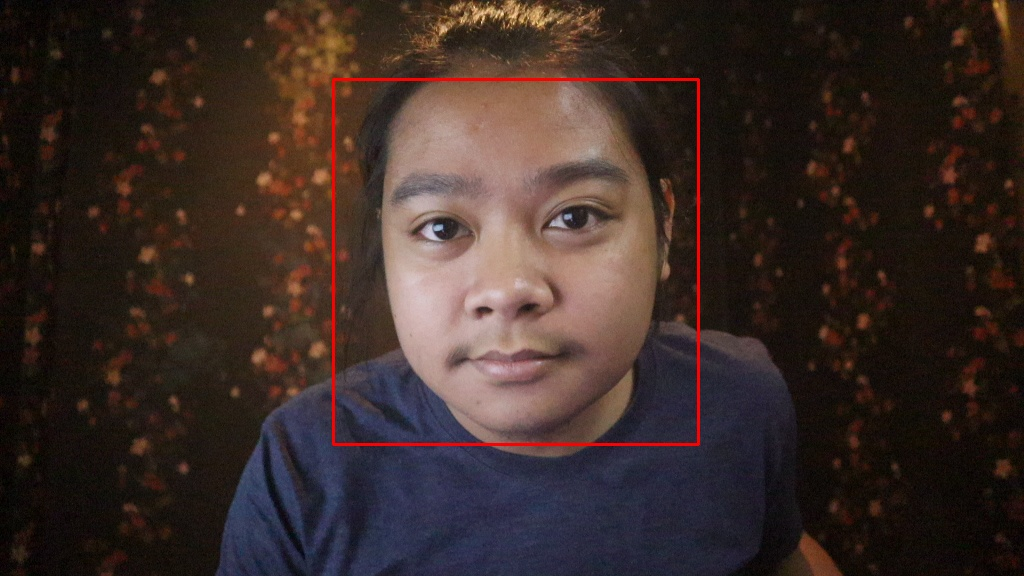
#> input picture Webcam/dataWajah/wajah.1.1.jpg, 1024 x 576 px; its folder holds only this picture in this run
$ python latihWajah.py
#> lines starting #> are read from the running program, lines starting #| are printed output that depends on the picture
import cv2
import os
import numpy as np
from PIL import Image

wajahDir = 'dataWajah'
latihDir = 'latihWajah'


def getImageLabel(path):
#> called with path = 'dataWajah'
    imagePaths = [os.path.join(path, f) for f in os.listdir(path)]
    faceSample = []
    faceIDs = []
    for imagePath in imagePaths:
        PILImg = Image.open(imagePath).convert('L')
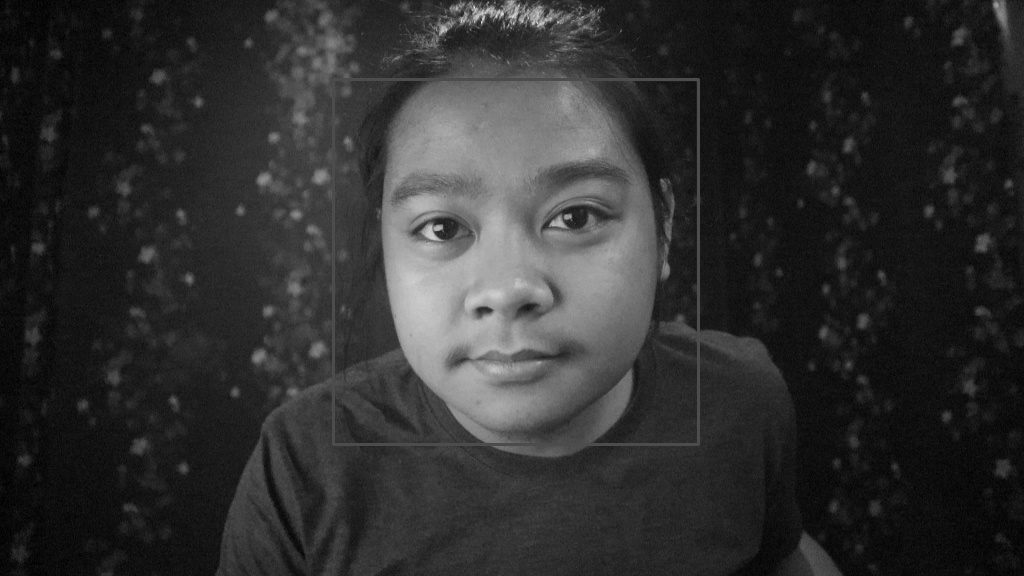
#> PILImg: PIL image 1024x576 L; min 0, max 232, mean 47.5
        imgNum = np.array(PILImg, 'uint8')
        faceID = int(os.path.split(imagePath)[-1].split(".")[1])
        faces = faceDetector.detectMultiScale(imgNum)
#> faces = [[338, 83, 353, 353]]
        for (x, y, w, h) in faces:
            faceSample.append(imgNum[y:y+h, x:x+w])
            faceIDs.append(faceID)
#> this loop made 1 pass
#> after the loop, faceIDs = [1]; faceSample = 1 item
        return faceSample, faceIDs


faceRecognizer = cv2.face.LBPHFaceRecognizer_create()
faceDetector = cv2.CascadeClassifier('haarcascade_frontalface_default.xml')
print('Mesin sedang melakukan training data wajah. Tunggu dalam beberapa saat.')
faces, IDs = getImageLabel(wajahDir)
#> faces = 1 item; IDs = [1]
faceRecognizer.train(faces, np.array(IDs))
# simpan
faceRecognizer.save(latihDir+'/training.xml')
print('Sebanyak {0} data wajah telah ditrainingkan ke mesin.',
      format(len(np.unique(IDs))))
#| Sebanyak {0} data wajah telah ditrainingkan ke mesin. 1

$ run again, on Webcam/dataWajah/wajah.1.13.jpg
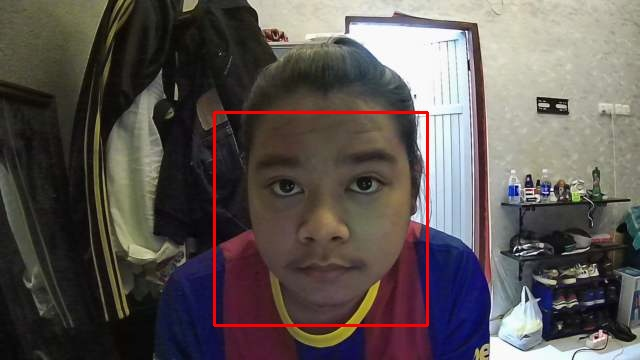
#> input picture Webcam/dataWajah/wajah.1.13.jpg, 640 x 360 px
#> in getImageLabel, `PILImg = Image.open(imagePath).convert('L')`:
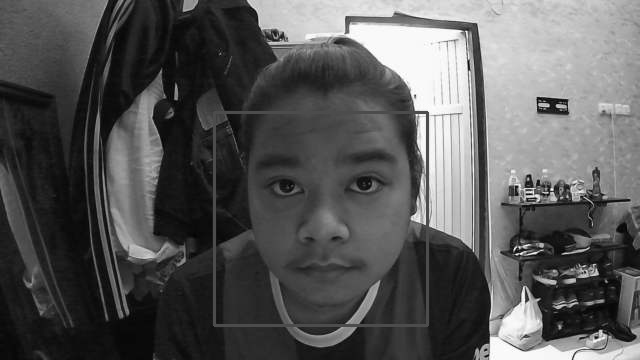
#> PILImg: PIL image 640x360 L; min 0, max 255, mean 87.5
#> in getImageLabel, `faces = faceDetector.detectMultiScale(imgNum)`: faces = [[221, 109, 209, 209]]
#> the loop in getImageLabel, `for (x, y, w, h) in faces:` made 1 pass
#> after the loop in getImageLabel, `for (x, y, w, h) in faces:`: faceIDs = [1]; faceSample = 1 item
#> `faces, IDs = getImageLabel(wajahDir)`: IDs = [1]
#| Sebanyak {0} data wajah telah ditrainingkan ke mesin. 1
